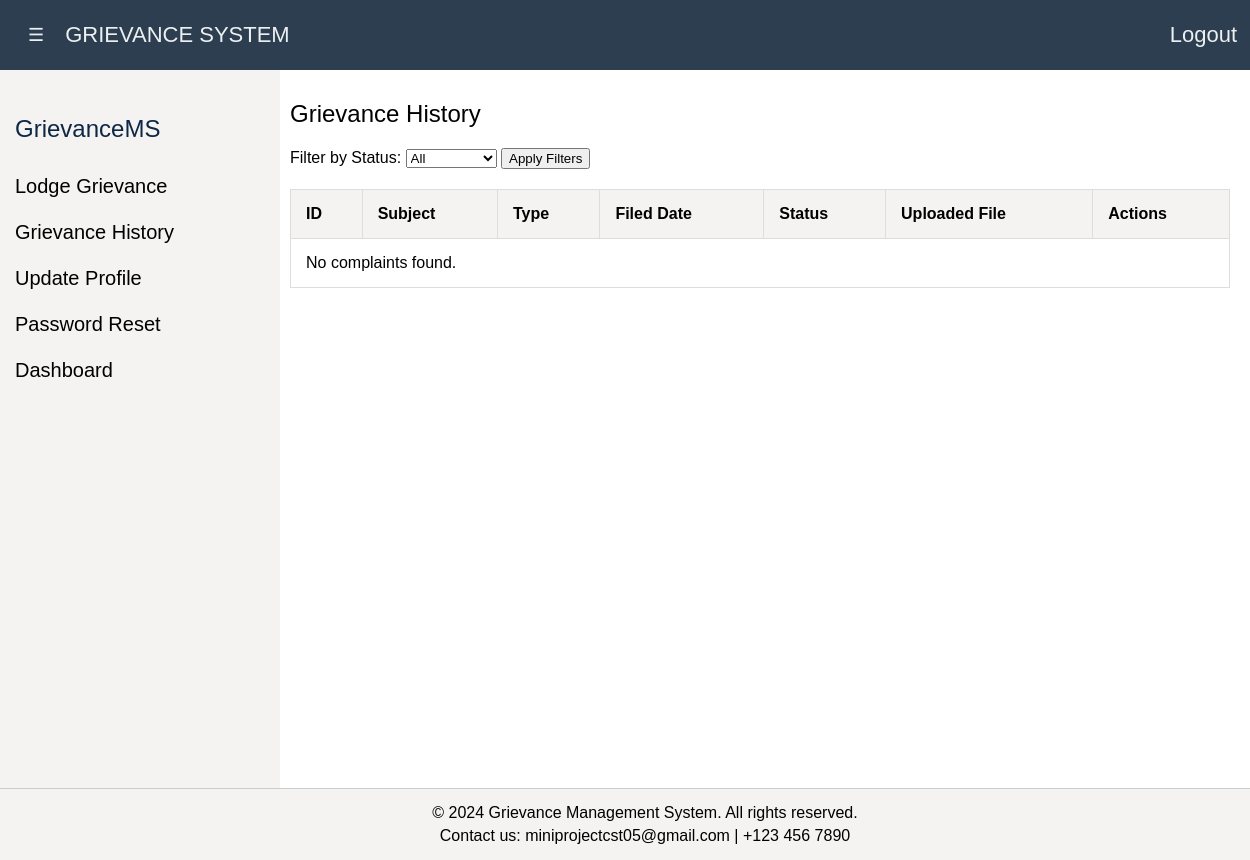
The page /complaint_history/ (signed in) on the database as committed earlier.
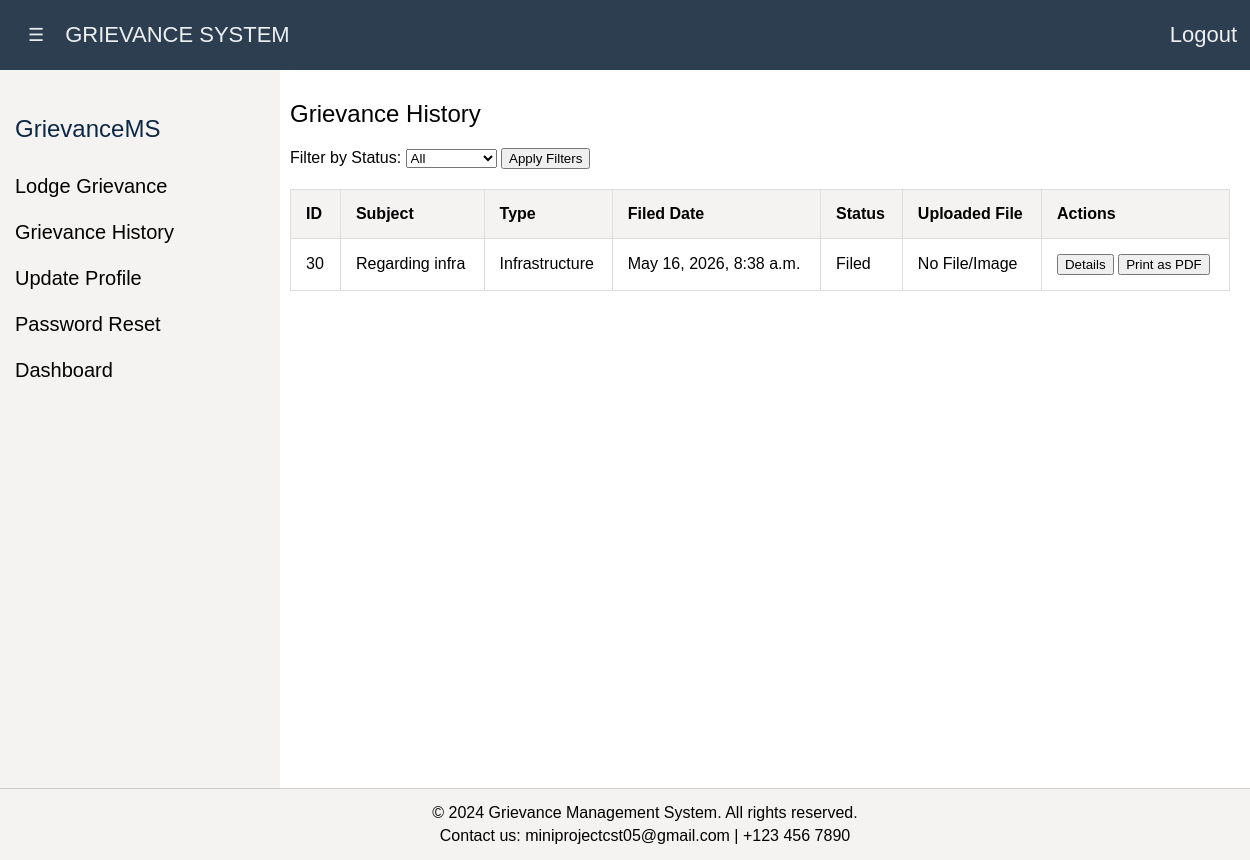
The same page on the database as committed later.
### complaints/models.py (models this page shows, shortened)
class Complaint(models.Model):
    STATUS_CHOICES = [
        ('Filed','Filed'),
        ('In progress', 'In Progress'),
        ('Resolved', 'Resolved'),
        ('Rejected','Rejected'),
    ]
    COMPLAINT_TYPE_CHOICES = [
                ('Infrastructure','Infrastructure'),
                ('Faculty','Faculty'),
                ('Women Grievance','Women Grievance'),
                ('Ragging', 'Ragging'),
                ('Hostel', 'Hostel'),
                ('Transport', 'Transport'),
                ('Canteen', 'Canteen'),
                ('Other', 'Other'),
    ]
    user = models.ForeignKey(User, on_delete=models.CASCADE)
    subject = models.CharField(max_length=255, default="")
    type = models.CharField(max_length=255, choices=COMPLAINT_TYPE_CHOICES, default='')
    description = models.TextField(default="")
    status = models.CharField(max_length=20, choices=STATUS_CHOICES, default='Filed')
    date_filed = models.DateTimeField(default=timezone.now)  # Automatically set to the current date and time
    image = models.ImageField(upload_to='complaint_images/', blank=True, null=True)  # Optional image
    file = models.FileField(upload_to='complaint_files/', blank=True, null=True)  # Optional file

### complaints/views.py (the view)
# urls.py: path('complaint_history/', views.complaint_history, name='complaint_history'),
@never_cache
@login_required
def complaint_history(request):
    if request.user.is_superuser:
        return render(request, 'complaints/complaint_history2.html', {
            'complaints': None,
            'status_choices': Complaint.STATUS_CHOICES,
            'status_filter': None
        })
    complaints = Complaint.objects.filter(user=request.user)
    status_filter = request.GET.get('status')
    if status_filter:
        complaints = complaints.filter(status=status_filter)
    context = {
        'complaints': complaints,
        'status_choices': Complaint.STATUS_CHOICES,
        'status_filter': status_filter,
    }
    return render(request, 'complaints/complaint_history2.html', context)

### complaints/templates/complaints/complaint_history2.html (shortened to what this page needs)
{% load static %}
<!DOCTYPE html>
<html lang="en">
<head>
    <link rel="stylesheet" href="{% static 'complaints/complaint_history2.css' %}">
</head>
<body>
    <nav>
        <button class="toggle-btn" onclick="toggleSidebar()">☰</button>
        <span class="nav-title" id="siteTitle">GRIEVANCE SYSTEM</span>
        <div class="nav-links">
            <a href="{% url 'logout' %}">Logout</a>
        </div>
    </nav>
    <div class="sidebar" id="sidebar">
        <h2>GrievanceMS</h2>
        <ul>
            <li><a href="{% url 'lodge_complaint' %}">Lodge Grievance</a></li>
            <li><a href="{% url 'complaint_history' %}">Grievance History</a></li>
            <li><a href="{% url 'profile' %}">Update Profile</a></li>
            <li><a href="{% url 'password_reseted' %}">Password Reset</a></li>
            <li><a href="{% url 'dashboard' %}">Dashboard</a></li>
        </ul>
    </div>
    <main>
        <section>
            <h2>Grievance History</h2>
            <form method="GET" action="" class="filter-form">
                <label for="status">Filter by Status:</label>
                <select name="status" id="status">
                    <option value="">All</option>
                </select>
                <button type="submit">Apply Filters</button>
            </form>
            <table>
                <thead>
                    <tr>
                        <th>ID</th>
                        <th>Subject</th>
                        <th>Type</th>
                        <th>Filed Date</th>
                        <th>Status</th>
                        <th>Uploaded File</th>
                        <th>Actions</th>
                    </tr>
                </thead>
                <tbody>
                    {% for complaint in complaints %}
                    <tr
                        data-first-name="{{ complaint.user.first_name }}"
                        data-last-name="{{ complaint.user.last_name }}"
                        data-department="{{ complaint.user.profile.department|upper }}"
                        data-contact="{{ complaint.user.profile.contact_number }}"
                        data-year-of-study="{% if complaint.user.profile.role == 'student' %}{{ complaint.user.profile.year_of_study }}{% else %}N/A{% endif %}"
                    >
                        <td>{{ complaint.id }}</td>
                        <td>{{ complaint.subject }}</td>
                        <td>{{ complaint.type }}</td>
                        <td>{{ complaint.date_filed }}</td>
                        <td>{{ complaint.status }}</td>
                        <td>
                            {% if complaint.file %}
                                <a href="{{ complaint.file.url }}" target="_blank">View File</a>
                            {% elif not complaint.image %}
                                No File/Image
                            {% endif %}
                        </td>
                        <td>
                            <button onclick="toggleDescription('{{ complaint.id }}')">Details</button>
                            <button onclick="printAsPDF('{{ complaint.id }}')">Print as PDF</button>
                        </td>
                    </tr>
                    {% empty %}
                    <tr>
                        <td colspan="7">No complaints found.</td>
                    </tr>
                    {% endfor %}
                </tbody>
            </table>
        </section>
    </main>
    <div class="footer">
        <p>&copy; 2024 Grievance Management System. All rights reserved.</p>
        <p>Contact us: miniprojectcst05@gmail.com | +123 456 7890</p>
    </div>
</body>
</html>

### complaints/static/complaints/complaint_history2.css (style rules this page uses)
body { font-family: Arial, sans-serif; background-color: white; margin: 0; padding: 0; display: flex; flex-direction: column; min-height: 100vh; overflow-x: hidden; padding-top: 60px; transition: margin-left 0.3s; }
nav { background-color: #2c3e50; color: #ecf0f1; padding: 22px; display: flex; align-items: center; position: fixed; top: 0; width: 100%; z-index: 1000; }
.nav-title { margin-right: auto; font-size: 22px; }
nav .nav-links { margin-right: 20px; display: flex; gap: 20px; }
nav a { color: #ecf0f1; font-size: 22px; text-decoration: none; margin: 0 15px; }
.sidebar { width: 250px; background-color:#f5f2f2; padding: 15px; position: fixed; height: 100%; top: 60px; left: 0; transition: width 0.3s; overflow-y: auto; }
.sidebar h2 { font-size: 24px; padding-top: 20px; margin-bottom: 30px; font-weight: 500; color: #0c2845; }
.sidebar ul { list-style: none; padding-left: 0px; }
.sidebar ul li { margin: 20px 0; font-size: 22px; }
.sidebar ul li a { text-decoration: none; color: black; font-size: 20px; }
main { margin-left: 270px; padding: 20px; flex-grow: 1; overflow-y: auto; max-height: calc(100vh - 60px); }
main section h2 { font-size: 24px; margin-bottom: 20px; font-weight: 100; }
.filter-form { margin-bottom: 20px; }
table { width: 100%; border-collapse: collapse; margin-top: 20px; }
table, th, td { border: 1px solid #ddd; }
th, td { padding: 15px; text-align: left; }
th { background-color: #f5f2f2; }
.footer { background-color: #f5f2f2; padding: 10px 20px; text-align: center; border-top: 1px solid #ccc; width: 100%; position: relative; bottom: 0; }
.footer p { margin: 5px 0; }
.toggle-btn { background-color: #2c3e50; border: none; color: #ecf0f1; font-size: 18px; cursor: pointer; margin-right: 15px; }

Rows that differ between the two databases and show on the page:
added Complaint: id "30", subject "Regarding infra", type "Infrastructure", date_filed "May 16, 2026, 8:38 a.m.", status "Filed", file "No File/Image"
Other text that changed with them:
text no longer shown: "No complaints found."
